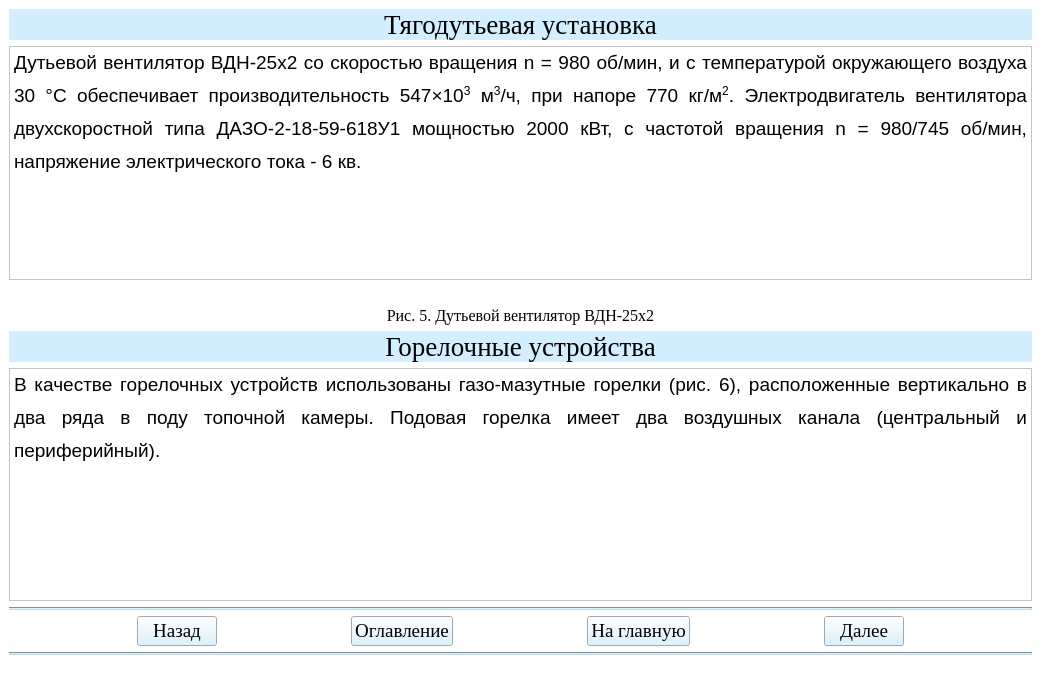
<?xml version="1.0" encoding="UTF-8"?>
<ui version="4.0">
 <class>Teoria7Window</class>
 <widget class="QMainWindow" name="Teoria7Window">
  <property name="geometry">
   <rect>
    <x>0</x>
    <y>0</y>
    <width>1041</width>
    <height>686</height>
   </rect>
  </property>
  <property name="windowTitle">
   <string>АУК</string>
  </property>
  <property name="styleSheet">
   <string notr="true">background-color: rgb(255, 255, 255);</string>
  </property>
  <widget class="QWidget" name="centralwidget">
   <layout class="QGridLayout" name="gridLayout">
    <item row="1" column="0">
     <widget class="QTextBrowser" name="textBrowser">
      <property name="html">
       <string>&lt;!DOCTYPE HTML PUBLIC &quot;-//W3C//DTD HTML 4.0//EN&quot; &quot;http://www.w3.org/TR/REC-html40/strict.dtd&quot;&gt;
&lt;html&gt;&lt;head&gt;&lt;meta name=&quot;qrichtext&quot; content=&quot;1&quot; /&gt;&lt;style type=&quot;text/css&quot;&gt;
p, li { white-space: pre-wrap; }
&lt;/style&gt;&lt;/head&gt;&lt;body style=&quot; font-family:'MS Shell Dlg 2'; font-size:8.25pt; font-weight:400; font-style:normal;&quot;&gt;
&lt;p align=&quot;justify&quot; style=&quot; margin-top:12px; margin-bottom:0px; margin-left:0px; margin-right:0px; -qt-block-indent:0; text-indent:0px; line-height:150%;&quot;&gt;&lt;span style=&quot; font-family:'Times New Roman,serif'; font-size:14pt;&quot;&gt;Дутьевой вентилятор ВДН-25х2 со скоростью вращения n = 980 об/мин, и с температурой окружающего воздуха 30 °С обеспечивает производительность 547&lt;/span&gt;&lt;span style=&quot; font-family:'Symbol'; font-size:14pt;&quot;&gt;×&lt;/span&gt;&lt;span style=&quot; font-family:'Times New Roman,serif'; font-size:14pt;&quot;&gt;10&lt;/span&gt;&lt;span style=&quot; font-family:'Times New Roman,serif'; font-size:14pt; vertical-align:super;&quot;&gt;3&lt;/span&gt;&lt;span style=&quot; font-family:'Times New Roman,serif'; font-size:14pt;&quot;&gt; м&lt;/span&gt;&lt;span style=&quot; font-family:'Times New Roman,serif'; font-size:14pt; vertical-align:super;&quot;&gt;3&lt;/span&gt;&lt;span style=&quot; font-family:'Times New Roman,serif'; font-size:14pt;&quot;&gt;/ч, при напоре 770 кг/м&lt;/span&gt;&lt;span style=&quot; font-family:'Times New Roman,serif'; font-size:14pt; vertical-align:super;&quot;&gt;2&lt;/span&gt;&lt;span style=&quot; font-family:'Times New Roman,serif'; font-size:14pt;&quot;&gt;. Электродвигатель вентилятора двухскоростной типа ДАЗО-2-18-59-618У1 мощностью 2000 кВт, с частотой вращения n = 980/745 об/мин, напряжение электрического тока - 6 кв.&lt;/span&gt;&lt;span style=&quot; font-size:8pt;&quot;&gt; &lt;/span&gt;&lt;/p&gt;&lt;/body&gt;&lt;/html&gt;</string>
      </property>
     </widget>
    </item>
    <item row="4" column="0">
     <widget class="QLabel" name="label_4">
      <property name="font">
       <font>
        <family>Times New Roman</family>
        <pointsize>12</pointsize>
       </font>
      </property>
      <property name="text">
       <string>Рис. 5. Дутьевой вентилятор ВДН-25х2</string>
      </property>
      <property name="alignment">
       <set>Qt::AlignCenter</set>
      </property>
     </widget>
    </item>
    <item row="0" column="0">
     <widget class="QLabel" name="label_5">
      <property name="font">
       <font>
        <family>Times New Roman</family>
        <pointsize>20</pointsize>
       </font>
      </property>
      <property name="styleSheet">
       <string notr="true">background-color: rgb(211, 239, 255);</string>
      </property>
      <property name="text">
       <string>Тягодутьевая установка</string>
      </property>
      <property name="alignment">
       <set>Qt::AlignCenter</set>
      </property>
     </widget>
    </item>
    <item row="11" column="0">
     <widget class="Line" name="line_2">
      <property name="styleSheet">
       <string notr="true">background-color: rgb(191, 216, 230);</string>
      </property>
      <property name="orientation">
       <enum>Qt::Horizontal</enum>
      </property>
     </widget>
    </item>
    <item row="5" column="0">
     <widget class="QLabel" name="label_6">
      <property name="font">
       <font>
        <family>Times New Roman</family>
        <pointsize>20</pointsize>
       </font>
      </property>
      <property name="styleSheet">
       <string notr="true">background-color: rgb(211, 239, 255);</string>
      </property>
      <property name="text">
       <string>Горелочные устройства</string>
      </property>
      <property name="alignment">
       <set>Qt::AlignCenter</set>
      </property>
     </widget>
    </item>
    <item row="3" column="0">
     <widget class="QLabel" name="label_3">
      <property name="text">
       <string/>
      </property>
      <property name="pixmap">
       <pixmap>рис5.png</pixmap>
      </property>
      <property name="alignment">
       <set>Qt::AlignCenter</set>
      </property>
     </widget>
    </item>
    <item row="10" column="0">
     <layout class="QHBoxLayout" name="horizontalLayout">
      <item>
       <spacer name="horizontalSpacer_2">
        <property name="orientation">
         <enum>Qt::Horizontal</enum>
        </property>
        <property name="sizeHint" stdset="0">
         <size>
          <width>40</width>
          <height>20</height>
         </size>
        </property>
       </spacer>
      </item>
      <item>
       <widget class="QPushButton" name="btn_return7">
        <property name="sizePolicy">
         <sizepolicy hsizetype="Minimum" vsizetype="Fixed">
          <horstretch>0</horstretch>
          <verstretch>0</verstretch>
         </sizepolicy>
        </property>
        <property name="font">
         <font>
          <family>Times New Roman</family>
          <pointsize>14</pointsize>
          <weight>50</weight>
          <bold>false</bold>
         </font>
        </property>
        <property name="styleSheet">
         <string notr="true">background-color: rgb(211, 239, 255);
color: rgb(0, 0, 0);</string>
        </property>
        <property name="text">
         <string>Назад</string>
        </property>
       </widget>
      </item>
      <item>
       <spacer name="horizontalSpacer_5">
        <property name="orientation">
         <enum>Qt::Horizontal</enum>
        </property>
        <property name="sizeHint" stdset="0">
         <size>
          <width>40</width>
          <height>20</height>
         </size>
        </property>
       </spacer>
      </item>
      <item>
       <widget class="QPushButton" name="btn_oglavlenie7">
        <property name="font">
         <font>
          <family>Times New Roman</family>
          <pointsize>14</pointsize>
         </font>
        </property>
        <property name="styleSheet">
         <string notr="true">background-color: rgb(211, 239, 255);
color: rgb(0, 0, 0);</string>
        </property>
        <property name="text">
         <string>Оглавление</string>
        </property>
       </widget>
      </item>
      <item>
       <spacer name="horizontalSpacer">
        <property name="orientation">
         <enum>Qt::Horizontal</enum>
        </property>
        <property name="sizeHint" stdset="0">
         <size>
          <width>40</width>
          <height>20</height>
         </size>
        </property>
       </spacer>
      </item>
      <item>
       <widget class="QPushButton" name="btn_glavnaya7">
        <property name="font">
         <font>
          <family>Times New Roman</family>
          <pointsize>14</pointsize>
          <weight>50</weight>
          <bold>false</bold>
         </font>
        </property>
        <property name="styleSheet">
         <string notr="true">background-color: rgb(211, 239, 255);
color: rgb(0, 0, 0);</string>
        </property>
        <property name="text">
         <string>На главную</string>
        </property>
       </widget>
      </item>
      <item>
       <spacer name="horizontalSpacer_3">
        <property name="orientation">
         <enum>Qt::Horizontal</enum>
        </property>
        <property name="sizeHint" stdset="0">
         <size>
          <width>40</width>
          <height>20</height>
         </size>
        </property>
       </spacer>
      </item>
      <item>
       <widget class="QPushButton" name="btn_dalee7">
        <property name="font">
         <font>
          <family>Times New Roman</family>
          <pointsize>14</pointsize>
          <weight>50</weight>
          <bold>false</bold>
         </font>
        </property>
        <property name="styleSheet">
         <string notr="true">background-color: rgb(211, 239, 255);
color: rgb(0, 0, 0);</string>
        </property>
        <property name="text">
         <string>Далее</string>
        </property>
       </widget>
      </item>
      <item>
       <spacer name="horizontalSpacer_4">
        <property name="orientation">
         <enum>Qt::Horizontal</enum>
        </property>
        <property name="sizeHint" stdset="0">
         <size>
          <width>40</width>
          <height>20</height>
         </size>
        </property>
       </spacer>
      </item>
     </layout>
    </item>
    <item row="9" column="0">
     <widget class="Line" name="line">
      <property name="styleSheet">
       <string notr="true">background-color: rgb(191, 216, 230);</string>
      </property>
      <property name="orientation">
       <enum>Qt::Horizontal</enum>
      </property>
     </widget>
    </item>
    <item row="6" column="0">
     <widget class="QTextBrowser" name="textBrowser_2">
      <property name="html">
       <string>&lt;!DOCTYPE HTML PUBLIC &quot;-//W3C//DTD HTML 4.0//EN&quot; &quot;http://www.w3.org/TR/REC-html40/strict.dtd&quot;&gt;
&lt;html&gt;&lt;head&gt;&lt;meta name=&quot;qrichtext&quot; content=&quot;1&quot; /&gt;&lt;style type=&quot;text/css&quot;&gt;
p, li { white-space: pre-wrap; }
&lt;/style&gt;&lt;/head&gt;&lt;body style=&quot; font-family:'MS Shell Dlg 2'; font-size:8.25pt; font-weight:400; font-style:normal;&quot;&gt;
&lt;p align=&quot;justify&quot; style=&quot; margin-top:12px; margin-bottom:0px; margin-left:0px; margin-right:0px; -qt-block-indent:0; text-indent:0px; line-height:150%;&quot;&gt;&lt;span style=&quot; font-family:'Times New Roman,serif'; font-size:14pt;&quot;&gt;В качестве горелочных устройств использованы газо-мазутные горелки (рис. 6), расположенные вертикально в два ряда в поду топочной камеры. Подовая горелка имеет два воздушных канала (центральный и периферийный). &lt;/span&gt;&lt;/p&gt;&lt;/body&gt;&lt;/html&gt;</string>
      </property>
     </widget>
    </item>
   </layout>
  </widget>
  <widget class="QStatusBar" name="statusbar"/>
 </widget>
 <resources/>
 <connections/>
</ui>
